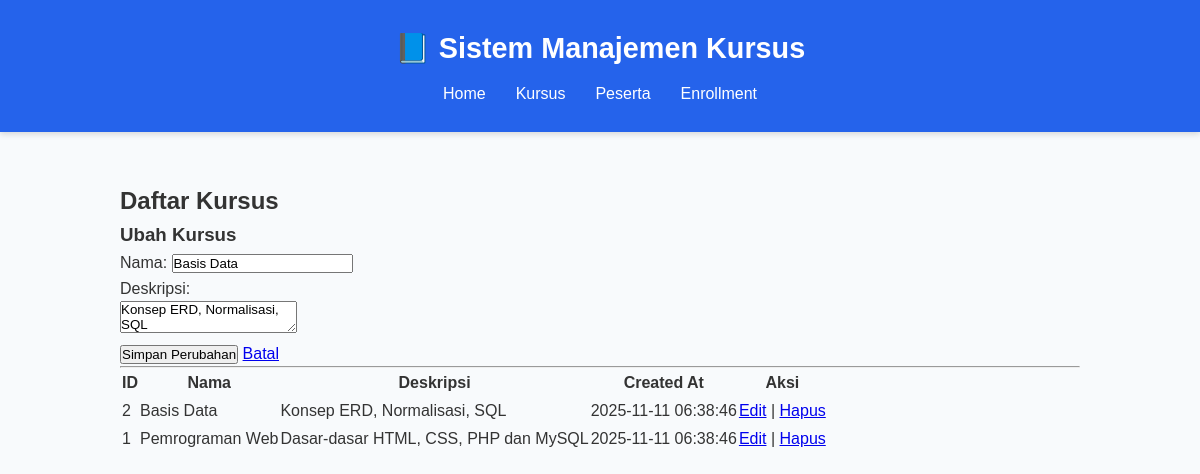
Screenshot of /index.php?page=courses&edit=2 with the database file from the repository.
### tables this page shows
CREATE TABLE IF NOT EXISTS courses (
  id INT AUTO_INCREMENT PRIMARY KEY,
  name VARCHAR(200) NOT NULL,
  description TEXT,
  created_at TIMESTAMP DEFAULT CURRENT_TIMESTAMP
);

### class/Course.php (called while the page is built, shortened)
<?php
class Course {
    private $conn;
    public function __construct($pdo) {
        $this->conn = $pdo;
    }
    public function getAll() {
        $sql = "SELECT id, name, description, created_at FROM courses ORDER BY id DESC";
        $stmt = $this->conn->prepare($sql);
        $stmt->execute();
        return $stmt->fetchAll(PDO::FETCH_ASSOC);
    }
    public function getById($id) {
        $sql = "SELECT id, name, description FROM courses WHERE id = :id";
        $stmt = $this->conn->prepare($sql);
        $stmt->execute([':id' => $id]);
        return $stmt->fetch(PDO::FETCH_ASSOC);
    }
}

### view/courses.php (the view, shortened to what this page needs)
<?php
$courses = $courseObj->getAll();
?>
<h2>Daftar Kursus</h2>
<?php
if (isset($_GET['edit'])) {
    $edit_id = (int)$_GET['edit'];
    $course = $courseObj->getById($edit_id);
    if ($course) {
        ?>
        <h3>Ubah Kursus</h3>
        <form method="post" action="index.php?page=courses">
            <label>Nama: <input type="text" name="name" required value="<?php echo htmlspecialchars($course['name']); ?>"></label><br>
            <label>Deskripsi:<br>
                <textarea name="description"><?php echo htmlspecialchars($course['description']); ?></textarea>
            </label><br>
            <button type="submit">Simpan Perubahan</button>
            <a href="index.php?page=courses">Batal</a>
        </form>
        <?php
    }
}
?>
<hr>
<table>
    <thead>
        <tr>
            <th>ID</th><th>Nama</th><th>Deskripsi</th><th>Created At</th><th>Aksi</th>
        </tr>
    </thead>
    <tbody>
    <?php foreach ($courses as $c): ?>
        <tr>
            <td><?php echo $c['id']; ?></td>
            <td><?php echo htmlspecialchars($c['name']); ?></td>
            <td><?php echo nl2br(htmlspecialchars($c['description'])); ?></td>
            <td><?php echo $c['created_at']; ?></td>
            <td>
                <a href="index.php?page=courses&edit=<?php echo $c['id']; ?>">Edit</a> |
                <a href="index.php?page=courses&delete=<?php echo $c['id']; ?>" onclick="return confirm('Hapus kursus?')">Hapus</a>
            </td>
        </tr>
    <?php endforeach; ?>
    </tbody>
</table>

### style.css (style rules this page uses)
* { margin: 0; padding: 0; box-sizing: border-box; font-family: "Poppins", sans-serif; }
body { background-color: #f8fafc; color: #333; line-height: 1.6; }

### rows the page displays
courses: name "Basis Data", description "Konsep ERD, Normalisasi, SQL", id "2", created_at "2025-11-11 06:38:46"
courses: id "1", name "Pemrograman Web", description "Dasar-dasar HTML, CSS, PHP dan MySQL", created_at "2025-11-11 06:38:46"
